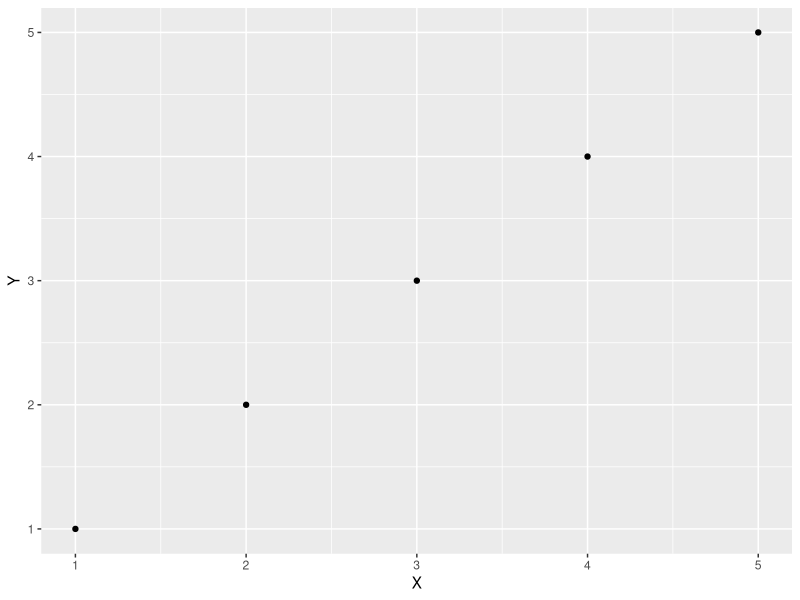

The R source for this figure:
## ---- chunk 1
library(tidyverse)
library(ggplot2)
library(here)
## ---- chunk 2
knitr::opts_chunk$set(echo = TRUE)

## ---- chunk 3
make_md <- function(input_name, output_name) {
  # Moves the knitted md from the notebooks dir to reports dir and deletes 
  # orginal. input_name_files are still located in notebooks dir and are 
  # referenced in the report.md.
  # 
  # Args:
  #   input_name: The name of the knitted md. Typically same as the Rmd title.
  #   output_name: A new name for the md in the reports dir.
  #
  # Output: A new md in the reports dir. 
  file.rename(here('notebooks', input_name), here('reports', output_name))
}
## ---- chunk 4
make_md('test.md', 'test.md')
## ---- chunk 5
df <- data.frame(X = 1:5, Y = 1:5)
a <- ggplot(df, aes(X, Y)) +
  geom_point()
print(a)
## ---- chunk 6
print('hello world')
## ---- chunk 7

# knit: (function(input_file, encoding) {
#        rmarkdown::render(input_file, 
#                         encoding = encoding, 
#                         output_file=file.path(dirname(input_file), 'test_dir', 'analysis.md'))
#                         })

